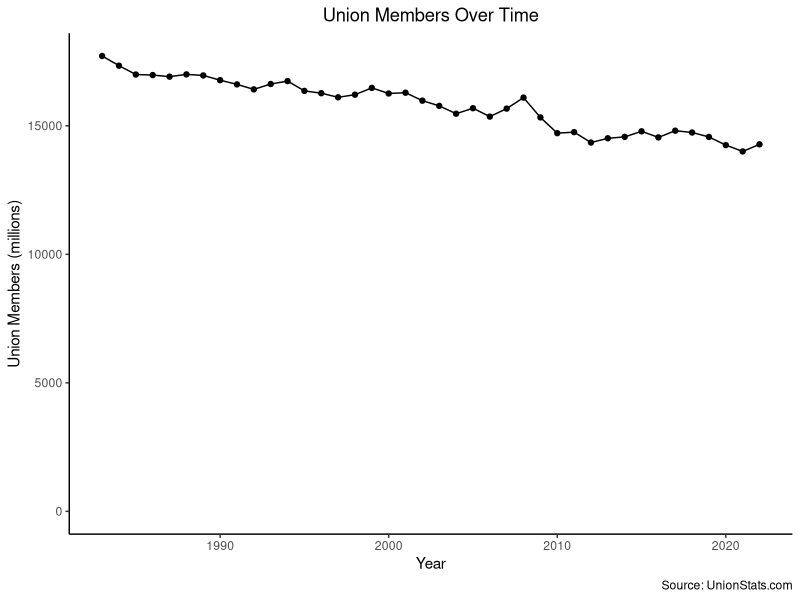
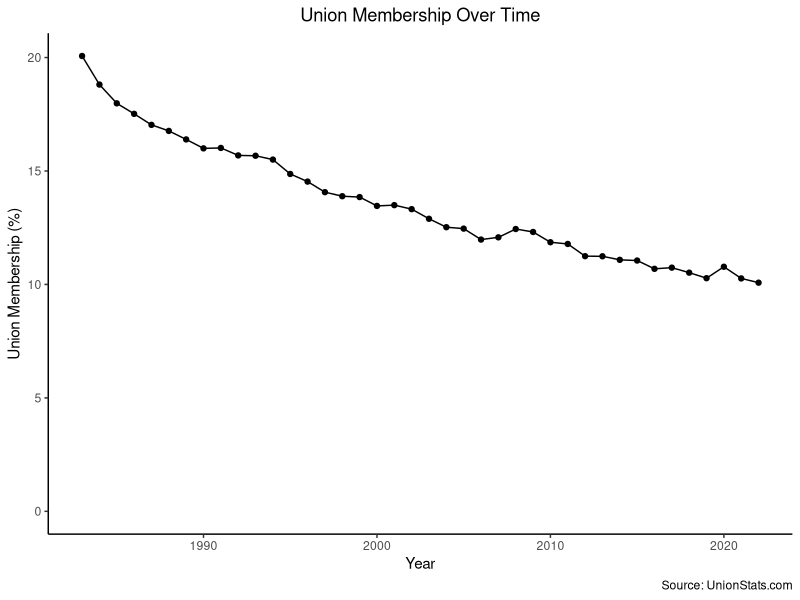

Here is the R script that generated these plots, in order:
## ---- chunk 1
#| label: setup

library(tidyverse)
library(knitr)
## ---- chunk 2
union <- readr::read_csv("union_membership.csv")
## ---- chunk 3
union |>
  filter(year == 2022) |>
  mutate(union_perc = (members/employment)*100) |>
  arrange(desc(union_perc)) |>
  select(state, union_perc) |>
  slice_head(n = 5) |>
  kable()
## ---- chunk 4
union |>
  group_by(year) |>
  summarize(union_members = sum(members)) |>
  mutate(union_members = union_members/1000) |>
  ggplot(aes(x = year, y = union_members)) +
  geom_line() +
  geom_point() +
  scale_y_continuous(limits = c(0,NA)) +
  labs(x = "Year",
       y = "Union Members (millions)",
       title = "Union Members Over Time",
       caption = "Source: UnionStats.com") +
  theme_classic() +
  theme(plot.title = element_text(hjust = .5))
## ---- chunk 5
union |>
  group_by(year) |>
  summarize(union_perc = (sum(members)/sum(employment))*100) |>
  ggplot(aes(x = year, y = union_perc)) +
  geom_line() +
  geom_point() +
  scale_y_continuous(limits = c(0,NA)) +
  labs(x = "Year",
       y = "Union Membership (%)",
       title = "Union Membership Over Time",
       caption = "Source: UnionStats.com") +
  theme_classic() +
  theme(plot.title = element_text(hjust = .5))
## ---- chunk 6
union |>
  mutate(union_perc = (members/employment)*100) |>
  arrange(state, year) |>
  group_by(state) |>
  summarize(union_perc_change = last(union_perc) - first(union_perc)) |>
  arrange(union_perc_change) |>
  slice_head(n = 5) |>
  kable()
